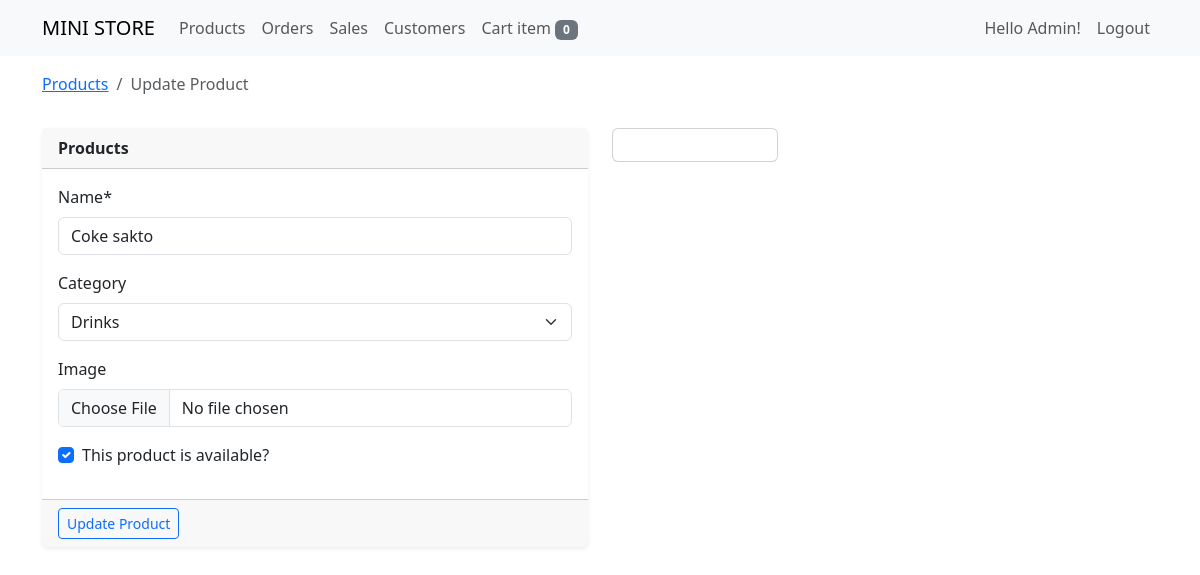
The page /update/1 (signed in) on the database as committed earlier.
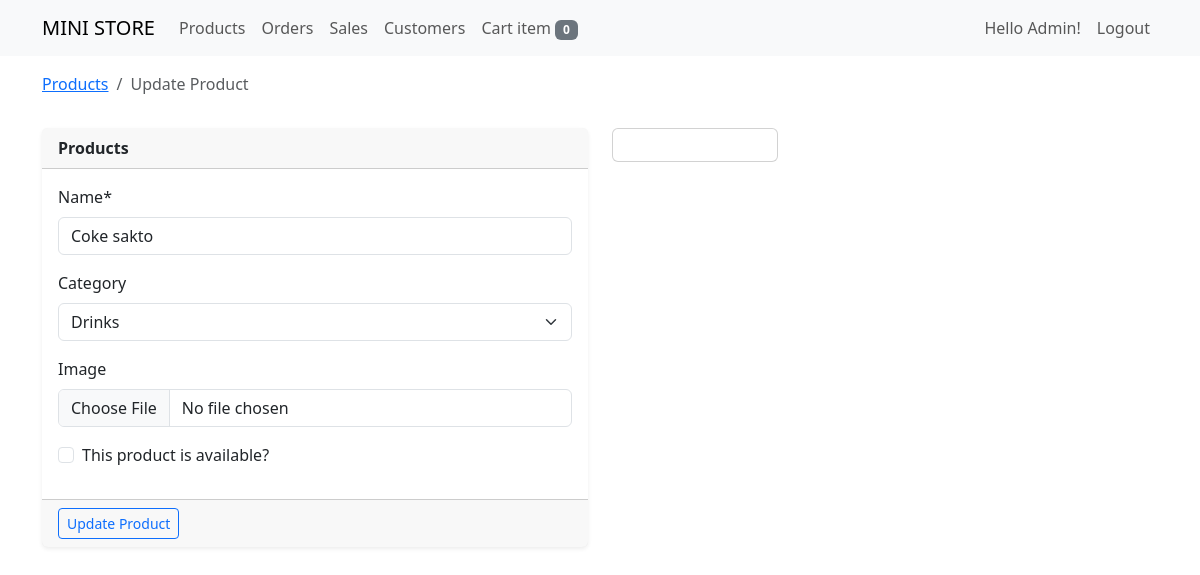
The same page on the database as committed later.
### store/models.py (models this page shows, shortened)
class TimeStampedModel(models.Model):
    created = models.DateTimeField(auto_now_add=True)
    updated = models.DateTimeField(auto_now=True)
    class Meta:
        ordering = ('-updated','-created')

class Product(TimeStampedModel):
    user = models.ForeignKey(User, on_delete=models.CASCADE)
    bar_code = models.CharField(max_length=20, unique=True)
    name = models.CharField(max_length=200)
    category = models.ForeignKey(Category, on_delete=models.CASCADE, blank=True, null=True)
    cost = models.FloatField()
    price = models.FloatField()
    quantity = models.IntegerField()
    image = models.ImageField(upload_to=image_directory_path, blank=True, null=True)
    on_display = models.BooleanField(default=True, verbose_name="this product is available?")

### store/views/product_view.py (the view)
# urls.py: path('update/<pk>', update_product, name='update_product'),
@login_required
@permission_required("store.update_product", raise_exception=True)
def update_product(request, pk):
    product = get_object_or_404(Product, pk=pk)
    form = UpdateProductForm(request.POST or None, request.FILES or None, instance=product)
    cart = Cart(request)
    cart_items = cart.__len__()
    if request.method == "POST":
        if form.is_valid():
            obj = form.save(commit=False)
            obj.save()
            return redirect('store:product_view')
    context = {
        "title": "update product",
        "form": form,
        "cart_items": cart_items,
        "product": product
    }
    return render(request, 'update_product_view.html', context)

### store/forms/product_form.py
class UpdateProductForm(forms.ModelForm):
    class Meta:
        model = Product
        fields = [
            'name', 'category', 'image', 'on_display',
        ]
        widgets = {
            'name': forms.TextInput(attrs={'class': 'form-control mb-2', 'placeholder': 'Name'}),
            'category': forms.Select(attrs={'class': 'form-control mb-2', 'placeholder': 'Category'}),
            'image': forms.FileInput(attrs={'class': 'form-control'}),
            'on_display': forms.CheckboxInput(attrs={'class': 'form-check-input mb-2', 'type': 'checkbox'}),
        }

### store/cartitem.py (called while the page is built)
    def __len__(self):
        return sum(item['quantity'] for item in self.cart.values())

### store/models.py (called while the page is built)
    def __str__(self):
        return self.name

### store/templates/update_product_view.html (shortened to what this page needs)
{% extends 'base.html' %}
{% load crispy_forms_tags %}
{% block content %}
<div class="row">
  <div class="col-sm-12 mt-3">
    <nav aria-label="breadcrumb">
      <ol class="breadcrumb">
        <li class="breadcrumb-item" aria-current="page"><a href="{% url 'store:product_view' %}">Products</a></li>
        <li class="breadcrumb-item active" aria-current="page">{{title|title}}</li>
      </ol>
    </nav>
  </div>
</div>
<div class="row">
  <div class="col-sm-6">
      <div class="card border-0 shadow-sm mt-3">
        <div class="card-header">
            <strong>Products</strong>
        </div>
        <form method="POST" enctype="multipart/form-data">
        <div class="card-body">
            {{form.name|as_crispy_field}}
            {{form.category|as_crispy_field}}
            {{form.image|as_crispy_field}}
            {{form.on_display|as_crispy_field}}
        </div>
        <div class="card-footer">
            <input type="submit" class="btn btn-outline-primary btn-sm" value="Update Product">
        </div>
        </form>
      </div>
  </div>
  <div class="col-sm-2">
    <div class="card mt-3">
      <div class="card-body">
      </div>
    </div>
  </div>
</div>
{% endblock %}

Rows that differ between the two databases and show on the page:
changed Product "Coke sakto": on_display "☑" → "☐"
